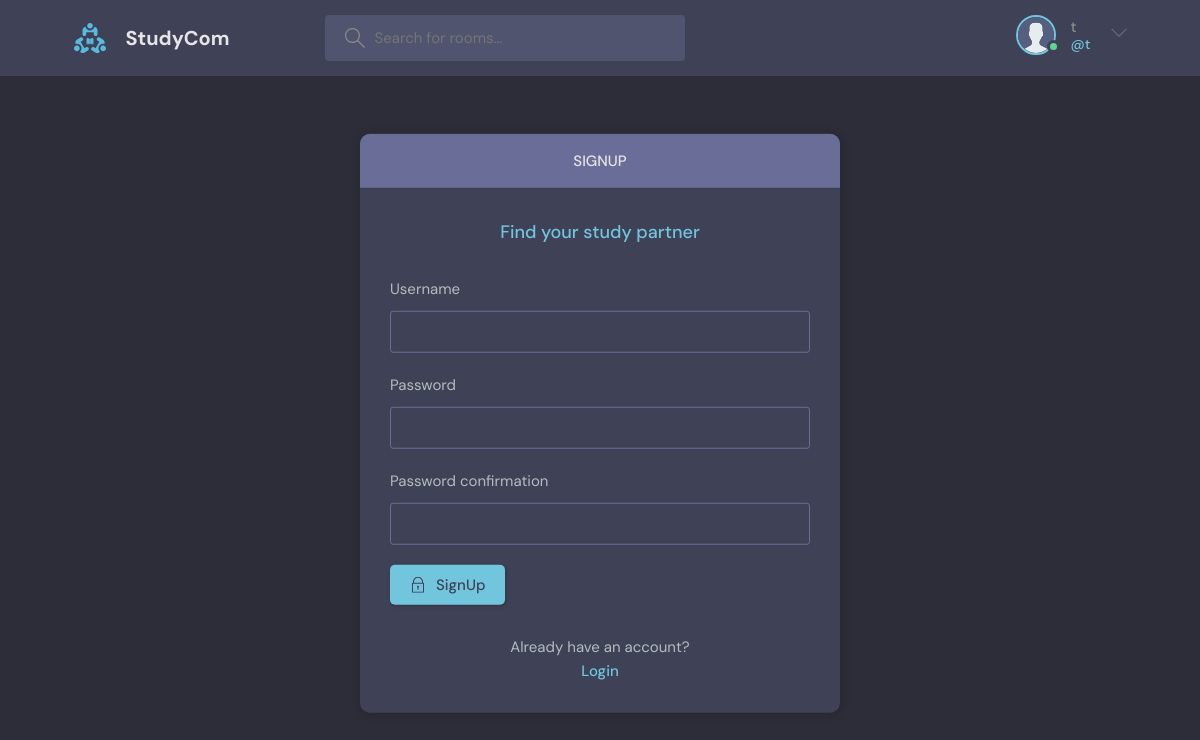
The page /register/ (signed in) on the database its author committed.
### studycom/models.py (models this page shows)
class User(AbstractUser):
    name = models.CharField(max_length=200, null=True)
    email = models.EmailField(unique=True)
    bio = models.TextField(null=True)
    avatar = models.ImageField(null=True, default='avatar.svg')
    USERNAME_FIELD = 'email'
    USERNAME_FIELD = "username"
    REQUIRED_FIELDS = ["email"]

### studycom/views.py (the view, shortened to what this page needs)
# urls.py: path('register/', views.register_user, name='register'),
def register_user(request):
    form = UserCreationForm()
    context = {'form': form}
    return render(request, 'studycom/register_page.html', context)

### studycom/templates/studycom/register_page.html (shortened to what this page needs)
{% extends 'main.html' %}
{% block content %}
    <main class="auth layout">
      <div class="container">
        <div class="layout__box">
          <div class="layout__boxHeader">
            <div class="layout__boxTitle">
              <h3>SignUp</h3>
            </div>
          </div>
          <div class="layout__body">
            <h2 class="auth__tagline">Find your study partner</h2>
            <form class="form" action="" method="POST">
                {% for field in form %}
                <div class="form__group form__group">
                    <label for="room_name">{{ field.label }}</label>
                    {{field}}
                </div>
                {% endfor %}
              <button class="btn btn--main" type="submit">
                SignUp
              </button>
            </form>
            <div class="auth__action">
              <p>Already have an account?</p>
              <a href="{% url 'login' %}" class="btn btn--link">Login</a>
            </div>
          </div>
        </div>
      </div>
    </main>
    {% endblock %}

### templates/navbar.html (shortened to what this page needs)
{% load static %}
<header class="header header--loggedIn">
    <div class="container">
      <a href="{% url 'home' %}" class="header__logo">
        <img src="{% static 'images/logo.svg' %}" />
        <h1>StudyCom</h1>
      </a>
      <form class="header__search" method="GET" action="{% url 'home' %}">
        <label>
          <input type="text" name="q" placeholder="Search for rooms..." />
        </label>
      </form>
      <nav class="header__menu">
        {% if request.user.is_authenticated %}
        <div class="header__user">
          <a href="{% url 'user-profile' request.user.id %}">
            <div class="avatar avatar--medium active">
              <img src="{{ request.user.avatar.url }}" />
            </div>
            <p>{{request.user}}<span>@{{request.user.username}}</span></p>
          </a>
          <button class="dropdown-button">
            <svg version="1.1" xmlns="http://www.w3.org/2000/svg" width="32" height="32" viewBox="0 0 32 32">
              <title>chevron-down</title>
              <path d="M16 21l-13-13h-3l16 16 16-16h-3l-13 13z"></path>
            </svg>
          </button>
        </div>
        {% else %}
        <a href="{% url 'login' %}">
          <img src="{% static 'images/avatar.svg' %}" />
          <p>Login</p>
        </a>
        {% endif %}
      </nav>
    </div>
  </header>

### rows shown on the page
User: user.avatar (placeholder picture), user "t", user.username "t"

### other values the page prints
{{ field.label }} "Username" "Password" "Password confirmation"
